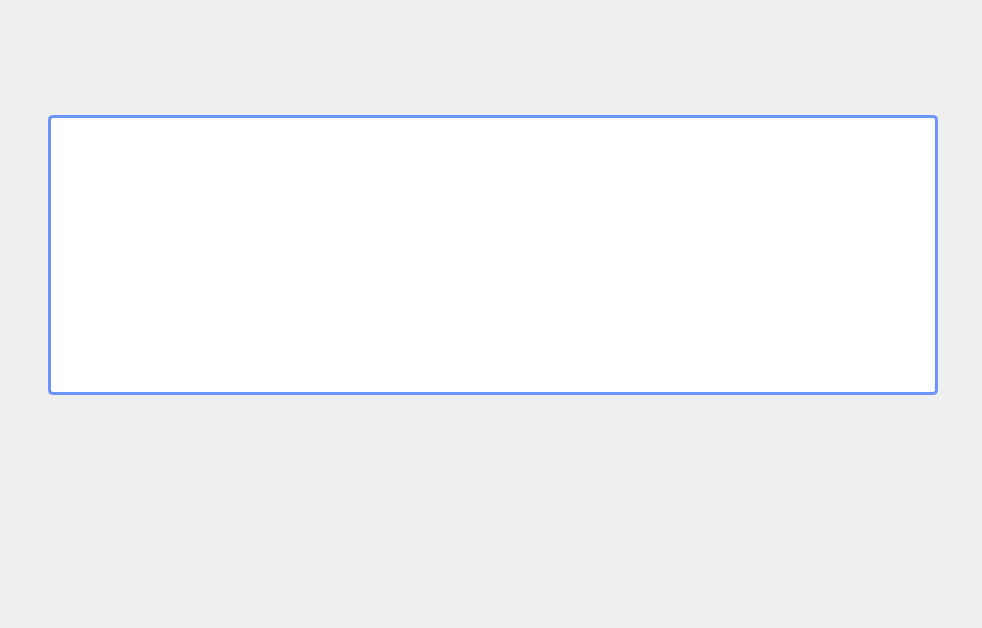
<?xml version="1.0" encoding="UTF-8"?>
<ui version="4.0">
 <class>RouteAdminWindow</class>
 <widget class="QWidget" name="RouteAdminWindow">
  <property name="geometry">
   <rect>
    <x>0</x>
    <y>0</y>
    <width>982</width>
    <height>628</height>
   </rect>
  </property>
  <property name="windowTitle">
   <string>Form</string>
  </property>
  <widget class="QLabel" name="label">
   <property name="geometry">
    <rect>
     <x>0</x>
     <y>0</y>
     <width>982</width>
     <height>628</height>
    </rect>
   </property>
   <property name="text">
    <string/>
   </property>
   <property name="pixmap">
    <pixmap resource="resources.qrc">:/routeFrame.png</pixmap>
   </property>
  </widget>
  <widget class="QPushButton" name="pushButton_2">
   <property name="geometry">
    <rect>
     <x>958</x>
     <y>14</y>
     <width>17</width>
     <height>17</height>
    </rect>
   </property>
   <property name="styleSheet">
    <string notr="true">border-radius: 20px; </string>
   </property>
   <property name="text">
    <string/>
   </property>
   <property name="icon">
    <iconset resource="resources.qrc">
     <normaloff>:/closeIcon.png</normaloff>:/closeIcon.png</iconset>
   </property>
   <property name="iconSize">
    <size>
     <width>17</width>
     <height>17</height>
    </size>
   </property>
  </widget>
  <widget class="QPushButton" name="pushButton_8">
   <property name="geometry">
    <rect>
     <x>364</x>
     <y>22</y>
     <width>126</width>
     <height>37</height>
    </rect>
   </property>
   <property name="styleSheet">
    <string notr="true">border-radius: 20px; </string>
   </property>
   <property name="text">
    <string/>
   </property>
   <property name="icon">
    <iconset resource="resources.qrc">
     <normaloff>:/tariffsButton2New.png</normaloff>:/tariffsButton2New.png</iconset>
   </property>
   <property name="iconSize">
    <size>
     <width>126</width>
     <height>37</height>
    </size>
   </property>
  </widget>
  <widget class="QPushButton" name="pushButton_4">
   <property name="geometry">
    <rect>
     <x>790</x>
     <y>22</y>
     <width>126</width>
     <height>37</height>
    </rect>
   </property>
   <property name="styleSheet">
    <string notr="true">border-radius: 20px; </string>
   </property>
   <property name="text">
    <string/>
   </property>
   <property name="icon">
    <iconset resource="resources.qrc">
     <normaloff>:/homeButton2_New.png</normaloff>:/homeButton2_New.png</iconset>
   </property>
   <property name="iconSize">
    <size>
     <width>126</width>
     <height>37</height>
    </size>
   </property>
  </widget>
  <widget class="QPushButton" name="pushButton_7">
   <property name="geometry">
    <rect>
     <x>506</x>
     <y>22</y>
     <width>126</width>
     <height>37</height>
    </rect>
   </property>
   <property name="styleSheet">
    <string notr="true">border-radius: 20px; </string>
   </property>
   <property name="text">
    <string/>
   </property>
   <property name="icon">
    <iconset resource="resources.qrc">
     <normaloff>:/stationsButton2New.png</normaloff>:/stationsButton2New.png</iconset>
   </property>
   <property name="iconSize">
    <size>
     <width>126</width>
     <height>37</height>
    </size>
   </property>
  </widget>
  <widget class="QPushButton" name="pushButton_5">
   <property name="geometry">
    <rect>
     <x>648</x>
     <y>22</y>
     <width>126</width>
     <height>37</height>
    </rect>
   </property>
   <property name="styleSheet">
    <string notr="true">border-radius: 20px; </string>
   </property>
   <property name="text">
    <string/>
   </property>
   <property name="icon">
    <iconset resource="resources.qrc">
     <normaloff>:/trainButton2New.png</normaloff>:/trainButton2New.png</iconset>
   </property>
   <property name="iconSize">
    <size>
     <width>126</width>
     <height>37</height>
    </size>
   </property>
  </widget>
  <widget class="QPushButton" name="pushButton_3">
   <property name="geometry">
    <rect>
     <x>934</x>
     <y>14</y>
     <width>17</width>
     <height>17</height>
    </rect>
   </property>
   <property name="styleSheet">
    <string notr="true">border-radius: 20px; </string>
   </property>
   <property name="text">
    <string/>
   </property>
   <property name="icon">
    <iconset resource="resources.qrc">
     <normaloff>:/swapIcon.png</normaloff>:/swapIcon.png</iconset>
   </property>
   <property name="iconSize">
    <size>
     <width>17</width>
     <height>17</height>
    </size>
   </property>
  </widget>
  <widget class="QPushButton" name="pushButton_11">
   <property name="geometry">
    <rect>
     <x>643</x>
     <y>419</y>
     <width>221</width>
     <height>82</height>
    </rect>
   </property>
   <property name="styleSheet">
    <string notr="true">border-radius: 20px; </string>
   </property>
   <property name="text">
    <string/>
   </property>
   <property name="icon">
    <iconset resource="resources.qrc">
     <normaloff>:/removeAdminButton.png</normaloff>:/removeAdminButton.png</iconset>
   </property>
   <property name="iconSize">
    <size>
     <width>221</width>
     <height>82</height>
    </size>
   </property>
  </widget>
  <widget class="QPushButton" name="pushButton_10">
   <property name="geometry">
    <rect>
     <x>381</x>
     <y>419</y>
     <width>240</width>
     <height>82</height>
    </rect>
   </property>
   <property name="styleSheet">
    <string notr="true">border-radius: 20px; </string>
   </property>
   <property name="text">
    <string/>
   </property>
   <property name="icon">
    <iconset resource="resources.qrc">
     <normaloff>:/changeAdminButton.png</normaloff>:/changeAdminButton.png</iconset>
   </property>
   <property name="iconSize">
    <size>
     <width>240</width>
     <height>82</height>
    </size>
   </property>
  </widget>
  <widget class="QPushButton" name="pushButton_9">
   <property name="geometry">
    <rect>
     <x>119</x>
     <y>419</y>
     <width>240</width>
     <height>82</height>
    </rect>
   </property>
   <property name="styleSheet">
    <string notr="true">border-radius: 20px; </string>
   </property>
   <property name="text">
    <string/>
   </property>
   <property name="icon">
    <iconset resource="resources.qrc">
     <normaloff>:/appendAdminButton.png</normaloff>:/appendAdminButton.png</iconset>
   </property>
   <property name="iconSize">
    <size>
     <width>240</width>
     <height>82</height>
    </size>
   </property>
  </widget>
  <widget class="QTableView" name="tableView">
   <property name="geometry">
    <rect>
     <x>48</x>
     <y>115</y>
     <width>890</width>
     <height>280</height>
    </rect>
   </property>
   <property name="styleSheet">
    <string notr="true">border: 3px solid #6E93FC; border-radius: 5px; background-color: white; </string>
   </property>
   <property name="showGrid">
    <bool>true</bool>
   </property>
  </widget>
 </widget>
 <resources>
  <include location="resources.qrc"/>
 </resources>
 <connections/>
</ui>
